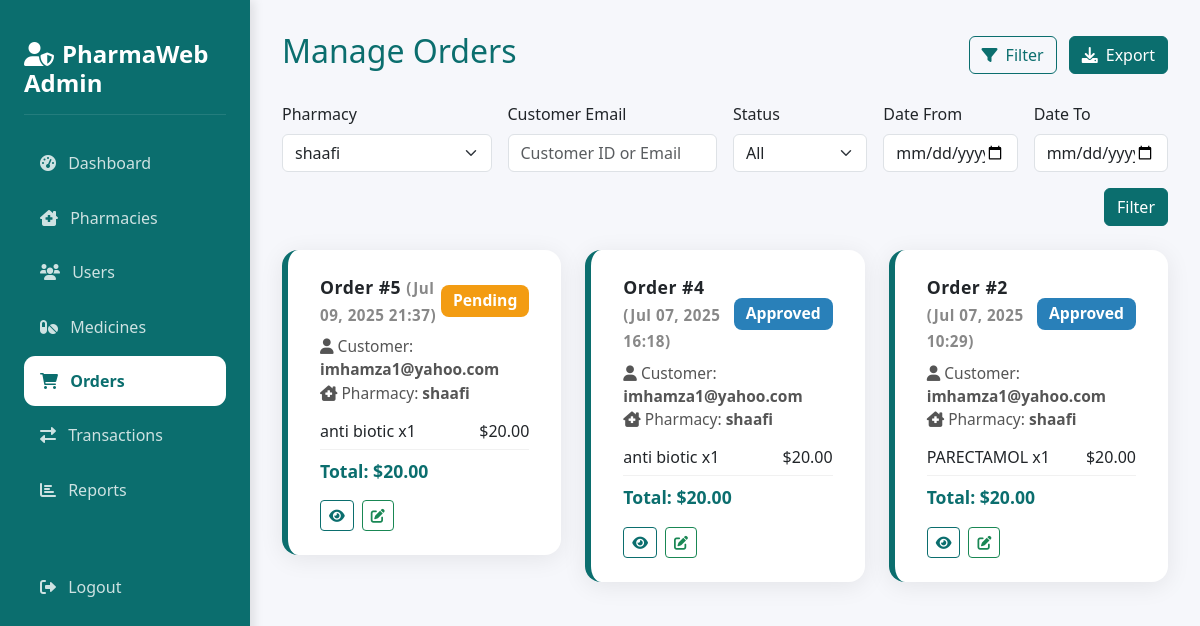
Screenshot of /admin/orders.php?pharmacy_id=3 (signed in) with the database file from the repository.
### tables this page shows
CREATE TABLE `orders` (
  `id` int(11) NOT NULL,
  `customer_id` int(11) DEFAULT NULL,
  `pharmacy_id` int(11) NOT NULL,
  `prescription_id` int(11) DEFAULT NULL,
  `total_amount` decimal(10,2) NOT NULL,
  `status` enum('pending','approved','rejected','completed','cancelled') DEFAULT 'pending',
  `payment_status` enum('pending','completed','failed') DEFAULT 'pending',
  `payment_method` enum('blockchain','hormuud','evc_plus','cash') DEFAULT 'blockchain',
  `phone_number` varchar(20) DEFAULT NULL,
  `ussd_session_id` varchar(50) DEFAULT NULL,
  `transaction_hash` varchar(255) DEFAULT NULL,
  `created_at` timestamp NOT NULL DEFAULT current_timestamp(),
  `payout_amount` decimal(10,2) DEFAULT NULL,
  `payout_tx_hash` varchar(255) DEFAULT NULL
);

CREATE TABLE `users` (
  `id` int(11) NOT NULL,
  `email` varchar(255) NOT NULL,
  `password` varchar(255) NOT NULL,
  `user_type` enum('admin','pharmacy','customer') NOT NULL,
  `metamask_address` varchar(42) DEFAULT NULL,
  `created_at` timestamp NOT NULL DEFAULT current_timestamp(),
  `updated_at` timestamp NOT NULL DEFAULT current_timestamp() ON UPDATE current_timestamp(),
  `user_hash` varchar(66) DEFAULT NULL,
  `tx_hash` varchar(66) DEFAULT NULL
);

CREATE TABLE `pharmacies` (
  `id` int(11) NOT NULL,
  `user_id` int(11) DEFAULT NULL,
  `pharmacy_name` varchar(255) NOT NULL,
  `address` text NOT NULL,
  `phone` varchar(20) DEFAULT NULL,
  `license_number` varchar(50) DEFAULT NULL,
  `status` enum('active','inactive') DEFAULT 'active',
  `wallet_address` varchar(42) DEFAULT NULL,
  `trust_score` decimal(5,2) DEFAULT 100.00,
  `performance` varchar(255) DEFAULT NULL
);

CREATE TABLE `order_items` (
  `id` int(11) NOT NULL,
  `order_id` int(11) DEFAULT NULL,
  `medicine_id` int(11) DEFAULT NULL,
  `quantity` int(11) NOT NULL,
  `price` decimal(10,2) NOT NULL
);

CREATE TABLE `medicines` (
  `id` int(11) NOT NULL,
  `pharmacy_id` int(11) NOT NULL,
  `name` varchar(255) NOT NULL,
  `description` text DEFAULT NULL,
  `manufacturer` varchar(255) DEFAULT NULL,
  `country_of_origin` varchar(100) DEFAULT NULL,
  `category` varchar(100) DEFAULT NULL,
  `price` decimal(10,2) NOT NULL,
  `stock_quantity` int(11) NOT NULL,
  `expiry_date` date DEFAULT NULL,
  `requires_prescription` tinyint(1) DEFAULT 0,
  `status` enum('active','inactive') DEFAULT 'active',
  `created_at` timestamp NOT NULL DEFAULT current_timestamp(),
  `batch_source_info` varchar(255) DEFAULT NULL
);

### admin/orders.php (the view, shortened to what this page needs)
<?php
require_once '../config/database.php';
$filter_sql = [];
$params = [];
if (!empty($_GET['pharmacy_id'])) {
    $filter_sql[] = 'o.pharmacy_id = ?';
    $params[] = $_GET['pharmacy_id'];
}
$where = $filter_sql ? 'WHERE ' . implode(' AND ', $filter_sql) : '';
$orders = $conn->prepare("
    SELECT o.*, u.email as customer_email, p.pharmacy_name
    FROM orders o
    LEFT JOIN users u ON o.customer_id = u.id
    LEFT JOIN pharmacies p ON o.pharmacy_id = p.id
    $where
    ORDER BY o.created_at DESC
");
$orders->execute($params);
$orders = $orders->fetchAll();
?>
<!DOCTYPE html>
<html lang="en">
<head>
    <link href="https://cdn.jsdelivr.net/npm/bootstrap@5.3.0/dist/css/bootstrap.min.css" rel="stylesheet">
    <link href="https://cdnjs.cloudflare.com/ajax/libs/font-awesome/6.0.0/css/all.min.css" rel="stylesheet">
    <link href="../assets/css/theme.css" rel="stylesheet">
</head>
<body>
    <div class="sidebar">
        <div class="sidebar-header">
            <h4><i class="fas fa-user-shield me-2"></i>PharmaWeb Admin</h4>
        </div>
        <nav>
            <a href="dashboard.php" class="nav-link">
                <i class="fas fa-tachometer-alt me-2"></i> Dashboard
            </a>
            <a href="pharmacies.php" class="nav-link">
                <i class="fas fa-clinic-medical me-2"></i> Pharmacies
            </a>
            <a href="users.php" class="nav-link">
                <i class="fas fa-users me-2"></i> Users
            </a>
            <a href="medicines.php" class="nav-link">
                <i class="fas fa-pills me-2"></i> Medicines
            </a>
            <a href="orders.php" class="nav-link active">
                <i class="fas fa-shopping-cart me-2"></i> Orders
            </a>
            <a href="transactions.php" class="nav-link">
                <i class="fas fa-exchange-alt me-2"></i> Transactions
            </a>
            <a href="reports.php" class="nav-link">
                <i class="fas fa-chart-bar me-2"></i> Reports
            </a>
            <a href="../logout.php" class="nav-link mt-5">
                <i class="fas fa-sign-out-alt me-2"></i> Logout
            </a>
        </nav>
    </div>
    <div class="main-content">
        <div class="d-flex justify-content-between align-items-center mb-4">
            <h2>Manage Orders</h2>
            <div>
                <button class="btn btn-outline-primary me-2" data-bs-toggle="modal" data-bs-target="#filterModal">
                    <i class="fas fa-filter me-2"></i>Filter
                </button>
                <button class="btn btn-primary" data-bs-toggle="modal" data-bs-target="#exportModal">
                    <i class="fas fa-download me-2"></i>Export
                </button>
            </div>
        </div>
        <form method="GET" class="row g-3 mb-4">
            <div class="col-md-3">
                <label class="form-label">Pharmacy</label>
                <select name="pharmacy_id" class="form-select">
                    <?php foreach ($conn->query('SELECT id, pharmacy_name FROM pharmacies') as $ph): ?>
                        <option value="<?php echo $ph['id']; ?>" <?php if(isset($_GET['pharmacy_id']) && $_GET['pharmacy_id']==$ph['id']) echo 'selected'; ?>><?php echo $ph['pharmacy_name']; ?></option>
                    <?php endforeach; ?>
                </select>
            </div>
            <div class="col-md-3">
                <label class="form-label">Customer Email</label>
                <input type="text" name="customer_id" class="form-control" placeholder="Customer ID or Email" value="<?php echo $_GET['customer_id'] ?? ''; ?>">
            </div>
            <div class="col-md-2">
                <label class="form-label">Status</label>
                <select name="status" class="form-select">
                    <option value="">All</option>
                </select>
            </div>
            <div class="col-md-2">
                <label class="form-label">Date From</label>
                <input type="date" name="date_from" class="form-control" value="<?php echo $_GET['date_from'] ?? ''; ?>">
            </div>
            <div class="col-md-2">
                <label class="form-label">Date To</label>
                <input type="date" name="date_to" class="form-control" value="<?php echo $_GET['date_to'] ?? ''; ?>">
            </div>
            <div class="col-md-12 text-end align-self-end">
                <button type="submit" class="btn btn-primary">Filter</button>
            </div>
        </form>
        <div class="row g-4">
            <?php foreach ($orders as $order): ?>
                <div class="col-md-6 col-lg-4">
                    <div class="admin-order-card">
                        <div class="admin-order-header">
                            <div class="admin-order-title">Order #<?php echo $order['id']; ?> <span class="admin-order-date">(<?php echo date('M d, Y H:i', strtotime($order['created_at'])); ?>)</span></div>
                            <span class="admin-order-status <?php echo strtolower($order['status']); ?>"><?php echo ucfirst($order['status']); ?></span>
                        </div>
                        <div class="admin-order-info">
                            <i class="fas fa-user me-1"></i>Customer: <b><?php echo htmlspecialchars($order['customer_email']); ?></b><br>
                            <i class="fas fa-clinic-medical me-1"></i>Pharmacy: <b><?php echo htmlspecialchars($order['pharmacy_name']); ?></b>
                        </div>
                        <div class="admin-order-items">
                            <?php
                            $items = $conn->query("SELECT oi.*, m.name as medicine_name FROM order_items oi JOIN medicines m ON oi.medicine_id = m.id WHERE oi.order_id = " . $order['id'])->fetchAll();
                            foreach ($items as $item): ?>
                                <div class="admin-order-item">
                                    <span><?php echo htmlspecialchars($item['medicine_name']); ?> x<?php echo $item['quantity']; ?></span>
                                    <span>$<?php echo number_format($item['price'] * $item['quantity'], 2); ?></span>
                                </div>
                            <?php endforeach; ?>
                        </div>
                        <div class="admin-order-total">Total: $<?php echo number_format($order['total_amount'], 2); ?></div>
                        <div class="admin-order-actions">
                            <button class="btn btn-sm btn-outline-primary" data-bs-toggle="modal" data-bs-target="#viewOrderModal<?php echo $order['id']; ?>">
                                <i class="fas fa-eye"></i>
                            </button>
                            <button class="btn btn-sm btn-outline-success" data-bs-toggle="modal" data-bs-target="#updateStatusModal<?php echo $order['id']; ?>">
                                <i class="fas fa-edit"></i>
                            </button>
                        </div>
                    </div>
                </div>
            <?php endforeach; ?>
        </div>
    </div>
</body>
</html>

### assets/css/theme.css (style rules this page uses)
:root { --sidebar-width: 250px; --primary-color: #0b6e6e; --primary-light: #a78bfa; --primary-dark: #085353; --success-color: #10b981; --warning-color: #f59e42; --danger-color: #e53e3e; --info-color: #3498db; --sidebar-bg: linear-gradient(135deg, var(--primary-dark) 0%, var(--primary-color) 100%); }
body { font-family: 'Segoe UI', Tahoma, Geneva, Verdana, sans-serif; background: #f6f7fb; min-height: 100vh; }
.sidebar { width: var(--sidebar-width); position: fixed; top: 0; left: 0; height: 100vh; background: var(--sidebar-bg); color: white; padding: 1.5rem; box-shadow: 4px 0 10px rgba(0,0,0,0.1); }
.main-content { margin-left: var(--sidebar-width); padding: 2rem; }
.sidebar-header { padding: 1rem 0; border-bottom: 1px solid rgba(255,255,255,0.1); margin-bottom: 1.5rem; }
.sidebar-header h4 { font-weight: 700; color: white; margin: 0; }
.nav-link { color: rgba(255,255,255,0.8); padding: 0.8rem 1rem; border-radius: 0.7rem; margin: 0.3rem 0; transition: all 0.3s; }
.nav-link.active { background: white; color: var(--primary-color); font-weight: 600; }

### admin/orders.php (style rules this page uses)
:root { --primary: #0b6e6e; --primary-light: #0b6e6e; --primary-dark: #0b6e6e; --accent: #0b6e6e; --text-light: #0b6e6e; }
.btn-primary { background: #0b6e6e; border-color: #0b6e6e; color: #fff; transition: all 0.3s ease; }
.btn-outline-primary { border-color: #0b6e6e; color: #0b6e6e; transition: all 0.3s ease; }
h2, h3, h4, h5, h6 { color: #0b6e6e; }
.admin-order-card { background: #fff; border-radius: 16px; box-shadow: 0 4px 24px rgba(0,0,0,0.08); padding: 1.5rem 2rem; margin-bottom: 2rem; border-left: 6px solid #0b6e6e; }
.admin-order-header { display: flex; justify-content: space-between; align-items: center; margin-bottom: 0.5rem; }
.admin-order-title { font-weight: 700; font-size: 1.1rem; letter-spacing: 0.5px; }
.admin-order-status { font-weight: 600; padding: 4px 12px; border-radius: 8px; color: #fff; background: #218c74; font-size: 0.98rem; text-transform: capitalize; }
.admin-order-status.pending { background: #f39c12; }
.admin-order-status.approved { background: #2980b9; }
.admin-order-info { color: #555; font-size: 0.97rem; margin-bottom: 0.5rem; }
.admin-order-items { margin-top: 0.5rem; }
.admin-order-item { display: flex; justify-content: space-between; border-bottom: 1px solid #f1f1f1; padding: 6px 0; }
.admin-order-total { font-weight: bold; font-size: 1.1rem; color: #0b6e6e; margin-top: 0.5rem; }
.admin-order-date { color: #888; font-size: 0.95rem; }
.admin-order-actions { margin-top: 1rem; display: flex; gap: 0.5rem; }

### rows the page displays
orders: id "5", created_at "Jul 09, 2025 21:37", status "Pending", customer.email "imhamza1@yahoo.com", pharmacy.pharmacy_name "shaafi", total_amount "20.00"
order_items: medicine.name "anti biotic", quantity "1", $item['price']*$item['quantity'] "20.00"
orders: id "4", created_at "Jul 07, 2025 16:18", status "Approved", customer.email "imhamza1@yahoo.com", pharmacy.pharmacy_name "shaafi", total_amount "20.00"
order_items: medicine.name "anti biotic", quantity "1", $item['price']*$item['quantity'] "20.00"
orders: id "2", created_at "Jul 07, 2025 10:29", status "Approved", customer.email "imhamza1@yahoo.com", pharmacy.pharmacy_name "shaafi", total_amount "20.00"
order_items: medicine.name "PARECTAMOL", quantity "1", $item['price']*$item['quantity'] "20.00"

### other values shown
form field pharmacy_id "shaafi"
